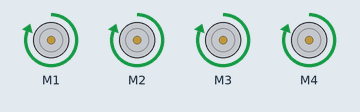
Recording of a sketch running on a simulated Arduino Uno, built with avr-gcc and run on an emulated ATmega328P. Parts: 4 × DC motor (green arrow = forward, orange = backward, longer = faster).

Above: at 0.2 s.
At 1.2 s:
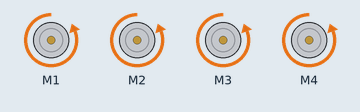
At 3.7 s:
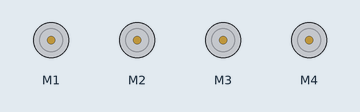
Timing chart, 0 to 4.6 s (numbered marks = the images above):
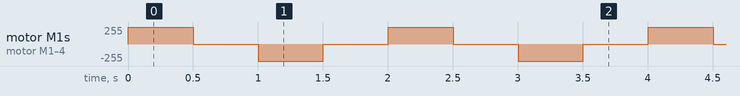

The sketch:

teste_rodas.ino
```cpp
// Programa: Arduino Motor Shield - Controle motores DC
// Autor: Arduino e Cia

// carrega a biblioteca AFMotor
#include <AFMotor.h>
//#include "Servo.h" // Inclui a Biblioteca Servo.h

//Servo garra, base;
// Define o motor1 ligado a conexao 1
AF_DCMotor motor1(1);
AF_DCMotor motor2(2);
AF_DCMotor motor3(3);
AF_DCMotor motor4(4);

void setup()
{
  // Define a velocidade maxima para os motores 1 e 2
  motor1.setSpeed(255);
  motor2.setSpeed(255);
  motor3.setSpeed(255);
  motor4.setSpeed(255);
  //garra.attach(10); // Declara o pino do servo
//base.attach(9); // Declara o pino do servo
}

void loop()
{
  // Aciona o motor 1 no sentido horario
  motor1.run(FORWARD);
  // Aciona o motor 2 no sentido anti-horario
  motor2.run(FORWARD);
  motor3.run(FORWARD);
  motor4.run(FORWARD);
  //garra.write(360);
  // Aguarda 5 segundos
  delay(500);
  // Desliga os 2 motores
  motor1.run(RELEASE);
  motor2.run(RELEASE);
  motor3.run(RELEASE);
  motor4.run(RELEASE);
  //garra.write(0);
  delay(500);
  // Aciona o motor 1 no sentido anti-horario
  motor1.run(BACKWARD);
  // Aciona o motor 2 no sentido horario
  motor2.run(BACKWARD);
  motor3.run(BACKWARD);
  // Aciona o motor 2 no sentido horario
  motor4.run(BACKWARD);
  //base.write(360);
  // Aguarda 5 segundos
  delay(500);

  // Desliga os 2 motores
  motor1.run(RELEASE);
  motor2.run(RELEASE);
  motor3.run(RELEASE);
  motor4.run(RELEASE);
  //base.write(0);
  delay(500);
  // // Aciona o motor 1 no sentido horario
  // motor1.run(FORWARD);
  // // Aciona o motor 2 no sentido anti-horario
  // motor2.run(BACKWARD);
  // motor3.run(FORWARD);
  // motor4.run(FORWARD);
  //   delay(5000);

  // // Desliga os 2 motores
  // motor1.run(RELEASE);
  // motor2.run(RELEASE);
  // motor3.run(RELEASE);
  // motor4.run(RELEASE);
  // delay(500);
}
```

Measured:
- by itself, motor M1–4: repeats every 2.0 s: stopped 0.50 s, backward 255/255 0.50 s, stopped 0.50 s, forward 255/255 0.50 s
